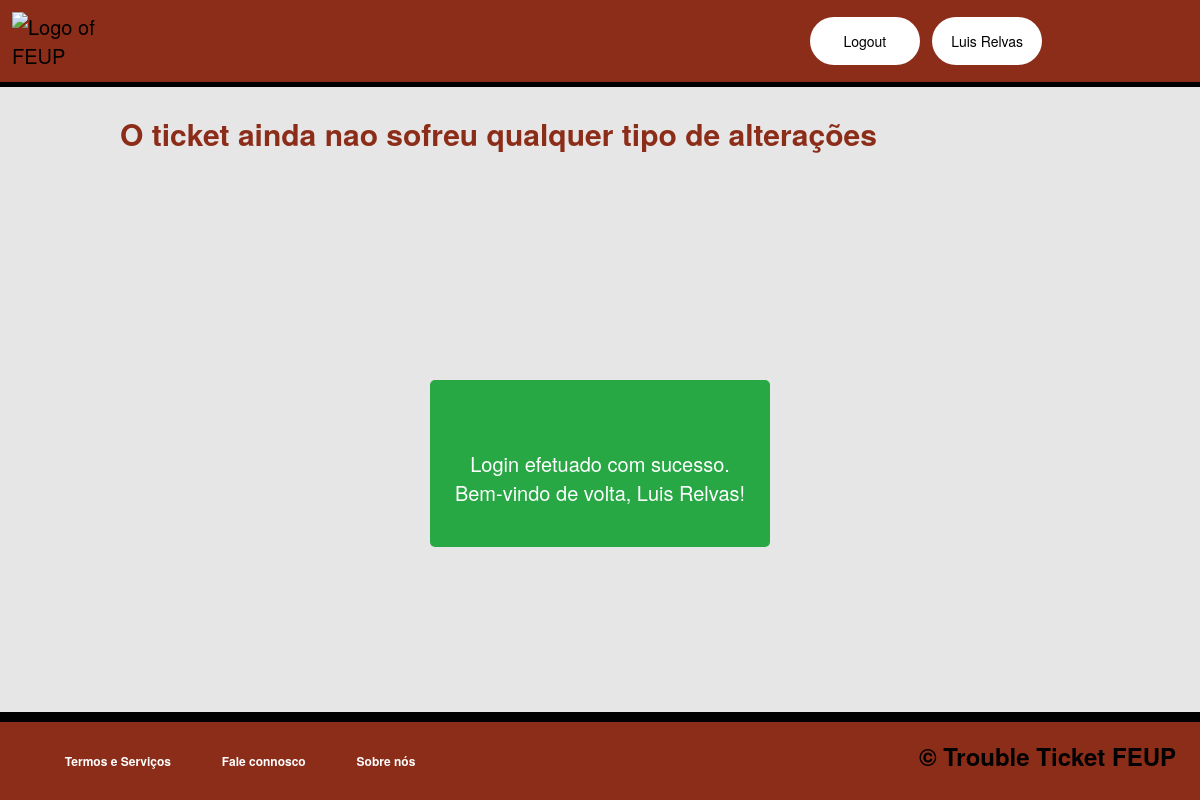
/pages/ticketseechanges.php?ticket_id=2 (signed in), run on an earlier commit of the app's database.
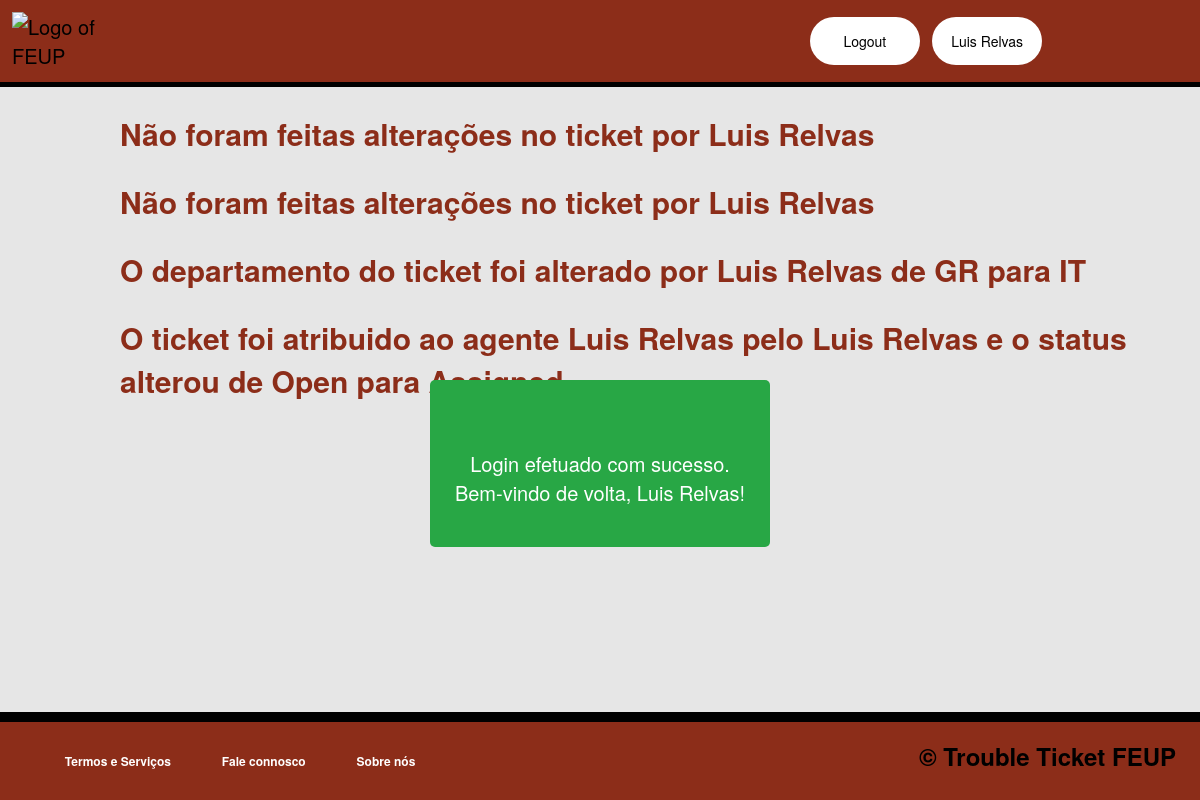
And on a later commit of the database.
### tables this page shows
CREATE TABLE changes(
	changes_id INTEGER PRIMARY KEY,
	ticket_id INTEGER NOT NULL,
	id INTEGER NOT NULL,
	text TEXT NOT NULL,
	closed_id INTEGER DEFAULT 0,
	FOREIGN KEY(ticket_id) REFERENCES ticket(ticket_id),
	FOREIGN KEY(id) REFERENCES user(id)
);

### classes/session.class.php (called while the page is built, shortened)
<?php
  class Session {
    private array $messages;
    public function __construct() {
      $this->messages = isset($_SESSION['messages']) ? $_SESSION['messages'] : array();
    }
    public function isLoggedIn() : bool {
      return isset($_SESSION['id']);
    }
    public function getMessages() {
      return $this->messages;
    }
  }
?>

### classes/ticket.class.php (called while the page is built, shortened)
<?php
  require_once('user.class.php');
  require_once('session.class.php');
  class Ticket {
    public function __construct(int $ticket_id, int $id,  int $department_id, int $status_id, string $tittle, string $description, string $initial_date,int $hashtag_id, int $agent_id) {
        $this->department_id = $department_id;
      }
    static function showChanges(PDO $db, int $ticket_id) : ?array{
      $stmt = $db->prepare('SELECT * FROM changes WHERE ticket_id = ? and closed_id = 0');
      $stmt->execute(array(intval($_GET['ticket_id'])));
      $var = $stmt->fetchAll();
      if($var) {
        return $var;
      }
      else {
        return null;
      }
    }
    static function getinfoTicket(PDO $db, int $ticket_id) : ?Ticket {
      $stmt = $db->prepare('SELECT ticket_id,id,department_id,status_id,tittle,description,initial_date,hashtag_id,agent_id FROM ticket where ticket_id = ?');
      $stmt->execute(array($ticket_id));
      $ticket = $stmt->fetch();
      if($ticket){
      return new Ticket(
        $ticket['ticket_id'],
        $ticket['id'],
        $ticket['department_id'],
        $ticket['status_id'],
        $ticket['tittle'],
        $ticket['description'],
        $ticket['initial_date'],
        $ticket['hashtag_id'],
        $ticket['agent_id']
    );}
    else
    return null;
    }
}
  ?>

### classes/user.class.php (called while the page is built, shortened)
<?php
  class User {
    static function checkAgent(PDO $db, int $id, int $department_id) : bool {
      $stmt1 = $db->prepare('SELECT * FROM agent where id = ? and department_id = ?');
      $stmt1->execute(array($id, $department_id));
      $var1 = $stmt1->fetchAll();
      if($var1) {
        return true;
      }
      else {
        return false;
      }
    }
}
?>

### pages/ticketseechanges.php (the view, shortened to what this page needs)
<?php
require_once(dirname(__DIR__).'/templates/common.php');
require_once(dirname(__DIR__).'/classes/session.class.php');
require_once(dirname(__DIR__).'/classes/user.class.php');
require_once(dirname(__DIR__).'/classes/ticket.class.php');
$session = new Session();
drawHeader($session);
if (count($session->getMessages())) drawMessages($session);
$db = getDatabaseConnection();
$var = Ticket::showChanges($db, intval($_GET['ticket_id']));
$ticket = Ticket::getinfoTicket($db, intval($_GET['ticket_id']));
if($ticket == "NULL") {
    ?><h2>O ticket que procura nao existe</h2><?php
}else {
$var1 = User::checkAgent($db, $_SESSION['id'],$ticket->department_id);
if($var1 || $_SESSION['role'] == 0){
if($var){
foreach($var as $va) { ?>
    <h2><?=$va['text']?></h2><?php
} ?>
<?php }
    else{
        ?><h2>O ticket ainda nao sofreu qualquer tipo de alterações</h2><?php
    }
}
else{
    drawAcessDenied();
 }
drawFooter();}
?>

### templates/common.php (shortened to what this page needs)
<?php
    function drawHeader(Session $session) { ?>
        <!DOCTYPE html>
        <html lang="PT-pt">
            <head>
                <link rel="stylesheet" href="../css/responsive.css">
                <link rel="stylesheet" href="../css/layout.css">
                <link rel="stylesheet" href="../css/style.css">
                <link rel="stylesheet" href="../css/messages.css">
                <link rel="stylesheet" href="../css/common.css">
                <link rel="stylesheet" href="../css/accordion.css">
            </head>
            <body>
                <header>
                        <div class = "logo">
                            <a href="../pages/index.php">
                                <img src="https://dec.fe.up.pt/wp-content/uploads/2021/03/logo-feup-white.png" alt="Logo of FEUP">
                            </a>
                        </div>
                        <?php
                            if ($session->isLoggedIn())
                            drawLoginUser($session->getId(), $session->getName());
                            else drawDefaultUser();
                        ?>
                </header>
            </body>
            <main>
            <?php
        }
        function drawLoginUser(int $id, string $name) { ?>
            <div id="login">
                <button clickable onclick="location.href='../actions/logout.action.php'">
                    Logout
                </button>
                <button clickable onclick="location.href='../pages/profile.php?id=<?=$id?>'">
                    <?=$name?>
                </button>
            </div>
        <?php
        }
        function drawDefaultUser() { ?>
        <?php }
        function drawMessages(Session $session) {
            echo '<div id="popup-container">';
            foreach ($session->getMessages() as $message) {
                echo '<div class="popup-alert ' . $message['type'] . '">';
                echo '<p>' . $message['text'] . '</p>';
                echo '</div>';
            }
            echo '</div>';
        }
function drawFooter() { ?>
    </main>
    <footer>
        <div class="footer">
            <nav>
                <h3><a href="../pages/index.php">Termos e Serviços</a></h3>
                <h3><a href="../pages/index.php">Fale connosco</a></h3>
                <h3><a href="../pages/index.php">Sobre nós</a></h3>
            </nav>
            <h3> &#169; Trouble Ticket FEUP</h3>
           </div>
    </footer>
    </body>
</html> <?php
}
?>

### css/layout.css (style rules this page uses)
h2 { text-align: left; margin-bottom: 20px; margin-left: 10%; }
h3 { margin-bottom: 10px; margin-left: 10%; }

### css/style.css (style rules this page uses)
:root { --principalColor: #8C2D19; --backgroundColor: #f5f5f5; --blackletter: #000; --borderColor: #ccc; --whiteColor: #fff; --buttonHoverColor: #e6b0aa; --errorColor: red; --grayColor: #333; --boxSadowAux: rgba(0, 0, 0, 0.1); --borderColorAux: #ddd; --linkHoverColor: blue; --linkColor: darkblue; --backGroundAux: #eee; --backGround2: #bcbaba; --grayColor1: gray; }

### css/messages.css (style rules this page uses)
:root { --color-text: #fff; --color-success: #28a745; --color-error: #dc3545; --backGround: rgba(0, 0, 0, 0.8); --boxShadow: rgba(0, 0, 0, 0.3); }
#popup-container { position: fixed; top: 50%; left: 50%; transform: translate(-50%, -50%); width: 300px; border-radius: 8px; padding: 20px; z-index: 9999; display: flex; flex-direction: column; align-items: center; justify-content: center; }
.popup-alert { display: flex; align-items: center; justify-content: center; position: absolute; text-align: center; top: 0; left: 0; right: 0; padding: 20px; background-color: var(--backGround); color: var(--color-text); border-radius: 5px; box-shadow: 0 0 10px var(--boxShadow); opacity: 0; transform: translateY(-100%); animation: fade-in 0.5s forwards; font-family: "Haas Grot Text R Web", "Helvetica Neue", Helvetica, Arial, sans-serif; }
.popup-alert.success { background-color: var(--color-success); }

### css/common.css (style rules this page uses)
:root { --principalColor: #8C2D19; --backgroundColor: #e6e6e6; --whiteColor: #FFF; --focusBorderColor: rgba(140, 45, 25, 0.5); --submitHoverColor: #E6B0AA; --buttonHoverColor: #E6B0AA; --borderColor: #ccc; --blackColor: black; --errorColor: red; --successColor: green; --linkColor: #0366d6; --seeTicketShadow: 0 2px 4px rgba(87, 1, 1, 0.507); --buttonColor: #8c2d19; --seeProfileShadow: 0 0 5px rgba(94, 2, 2, 0.582); --boxShadowForm: 0 0 5px rgba(0, 0, 0, 0.2); --buttonShadowColor: #8c2d19; --boxShadow: 0px 0px 5px 0px var(--principalColor); }
body { display: flex; flex-direction: column; font-size: 20px; min-height: 100vh; margin: 0; padding: 0; background-color: var(--backgroundColor); font-family: "Haas Grot Text R Web", "Helvetica Neue", Helvetica, Arial, sans-serif; }
.footer { display: flex; flex-direction: row; justify-content: space-between; background-color: var(--principalColor); border-top: 10px solid var(--blackColor); align-items: center; padding: 2%; color: var(--whiteColor); height: 30px; }
.footer a { font-size: 1vw; text-decoration: none; color: var(--whiteColor); transition: color 0.3s ease; margin: 10px; white-space: nowrap; }
.footer > nav { display: flex; flex-direction: row; justify-content: space-between; width: auto; }
.footer nav h3 { margin-top: 0px; }
.footer h3 { margin-top: 0px; }
footer { margin-top: auto; }
header { display: flex; flex-direction: row; justify-content: space-between; align-items: center; padding: 1%; background-color: var(--principalColor); border-bottom: 5px solid var(--blackColor); color: var(--whiteColor); margin-bottom: 0; }
.logo > a > img { width: 25%; height: auto; margin-right: 2%; }
#login { display: grid; grid-template-columns: repeat(3, 1fr); grid-gap: 1vw; color: var(--whiteColor); text-decoration: none; color: var(--whiteColor); transition: color 0.3s ease; margin-right: 2%; }
#login > button { background-color: var(--whiteColor); white-space: nowrap; display: inline-block; border-radius: 2vw; border-style: none; box-sizing: border-box; color: var(--blackColor); cursor: pointer; display: inline-block; font-family: "Haas Grot Text R Web", "Helvetica Neue", Helvetica, Arial, sans-serif; font-size: 70%; font-weight: 500; height: 4vw; line-height: 2vw; list-style: none; margin: 0; outline: none; padding: 1vw 1.6vw; position: relative; text-align: center; text-decoration: none; transition: color 100ms; vertical-align: baseline; user-select: none; -webkit-user-select: none; touch-action: manipulation; }
h2 { font-size: 30px; font-weight: 600; color: var(--principalColor); font-family: "Haas Grot Text R Web", "Helvetica Neue", Helvetica, Arial, sans-serif; }
h3 { font-size: 2vw; font-family: "Haas Grot Text R Web", "Helvetica Neue", Helvetica, Arial, sans-serif; color: var(--blackColor); }
a { text-decoration: none; color: var(--blackColor); transition: color 0.3s ease; }

What changed in the data, as far as the page shows it:
added changes: text "Não foram feitas alterações no ticket por Luis Relvas"
added changes: text "Não foram feitas alterações no ticket por Luis Relvas"
added changes: text "O departamento do ticket foi alterado por Luis Relvas de GR para IT"
added changes: text "O ticket foi atribuido ao agente Luis Relvas pelo Luis Relvas e o status alterou de Open para Assigned"
Also different on the page:
text no longer shown: "O ticket ainda nao sofreu qualquer tipo de alterações"
